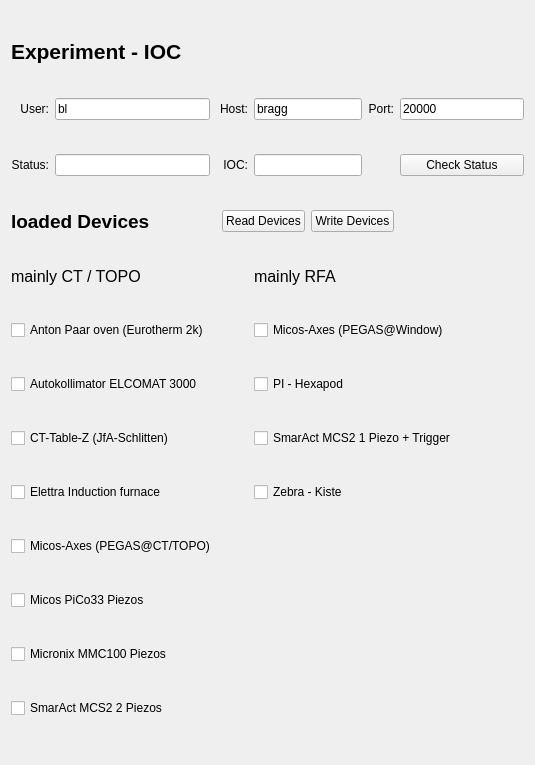
<?xml version="1.0" encoding="UTF-8"?>
<ui version="4.0">
 <class>Form</class>
 <widget class="QWidget" name="Form">
  <property name="geometry">
   <rect>
    <x>0</x>
    <y>0</y>
    <width>535</width>
    <height>765</height>
   </rect>
  </property>
  <property name="windowTitle">
   <string>Form</string>
  </property>
  <layout class="QGridLayout" name="gridLayout">
   <item row="1" column="7">
    <widget class="QLineEdit" name="port_input">
     <property name="text">
      <string>20000</string>
     </property>
    </widget>
   </item>
   <item row="2" column="7">
    <widget class="QPushButton" name="checkStatus_btn">
     <property name="text">
      <string>Check Status</string>
     </property>
    </widget>
   </item>
   <item row="1" column="4" colspan="2">
    <widget class="QLineEdit" name="host_input">
     <property name="text">
      <string>bragg</string>
     </property>
    </widget>
   </item>
   <item row="4" column="0" colspan="2">
    <widget class="QLabel" name="label_8">
     <property name="sizePolicy">
      <sizepolicy hsizetype="Fixed" vsizetype="Fixed">
       <horstretch>0</horstretch>
       <verstretch>0</verstretch>
      </sizepolicy>
     </property>
     <property name="font">
      <font>
       <pointsize>12</pointsize>
       <bold>false</bold>
      </font>
     </property>
     <property name="text">
      <string>mainly CT / TOPO</string>
     </property>
    </widget>
   </item>
   <item row="6" column="0" colspan="3">
    <widget class="QCheckBox" name="checkBox_elcomat3k">
     <property name="text">
      <string>Autokollimator ELCOMAT 3000</string>
     </property>
    </widget>
   </item>
   <item row="4" column="4" colspan="3">
    <widget class="QLabel" name="label_9">
     <property name="sizePolicy">
      <sizepolicy hsizetype="Fixed" vsizetype="Fixed">
       <horstretch>0</horstretch>
       <verstretch>0</verstretch>
      </sizepolicy>
     </property>
     <property name="font">
      <font>
       <pointsize>12</pointsize>
       <bold>false</bold>
      </font>
     </property>
     <property name="text">
      <string>mainly RFA</string>
     </property>
    </widget>
   </item>
   <item row="7" column="4" colspan="4">
    <widget class="QCheckBox" name="checkBox_mcs2_Rfa">
     <property name="text">
      <string>SmarAct MCS2 1 Piezo + Trigger</string>
     </property>
    </widget>
   </item>
   <item row="10" column="0" colspan="2">
    <widget class="QCheckBox" name="checkBox_pico33">
     <property name="text">
      <string>Micos PiCo33 Piezos</string>
     </property>
    </widget>
   </item>
   <item row="8" column="0" colspan="2">
    <widget class="QCheckBox" name="checkBox_elettraOven">
     <property name="text">
      <string>Elettra Induction furnace</string>
     </property>
    </widget>
   </item>
   <item row="3" column="3" colspan="2">
    <widget class="QPushButton" name="readDevices_btn">
     <property name="text">
      <string>Read Devices</string>
     </property>
    </widget>
   </item>
   <item row="12" column="0" colspan="2">
    <widget class="QCheckBox" name="checkBox_mcs2_CtTopo">
     <property name="text">
      <string>SmarAct MCS2 2 Piezos</string>
     </property>
    </widget>
   </item>
   <item row="5" column="0" colspan="4">
    <widget class="QCheckBox" name="checkBox_antonPaar">
     <property name="text">
      <string>Anton Paar oven (Eurotherm 2k)</string>
     </property>
    </widget>
   </item>
   <item row="1" column="1">
    <widget class="QLineEdit" name="user_input">
     <property name="text">
      <string>bl</string>
     </property>
     <property name="readOnly">
      <bool>true</bool>
     </property>
    </widget>
   </item>
   <item row="0" column="0" colspan="2">
    <widget class="QLabel" name="label">
     <property name="sizePolicy">
      <sizepolicy hsizetype="Fixed" vsizetype="Fixed">
       <horstretch>0</horstretch>
       <verstretch>0</verstretch>
      </sizepolicy>
     </property>
     <property name="font">
      <font>
       <pointsize>16</pointsize>
       <bold>true</bold>
      </font>
     </property>
     <property name="text">
      <string>Experiment - IOC</string>
     </property>
    </widget>
   </item>
   <item row="6" column="4" colspan="4">
    <widget class="QCheckBox" name="checkBox_piHexapod">
     <property name="text">
      <string>PI - Hexapod</string>
     </property>
    </widget>
   </item>
   <item row="1" column="6">
    <widget class="QLabel" name="label_4">
     <property name="text">
      <string>Port:</string>
     </property>
     <property name="alignment">
      <set>Qt::AlignRight|Qt::AlignTrailing|Qt::AlignVCenter</set>
     </property>
    </widget>
   </item>
   <item row="8" column="4" colspan="4">
    <widget class="QCheckBox" name="checkBox_zebra">
     <property name="text">
      <string>Zebra - Kiste</string>
     </property>
    </widget>
   </item>
   <item row="2" column="0">
    <widget class="QLabel" name="label_5">
     <property name="layoutDirection">
      <enum>Qt::LeftToRight</enum>
     </property>
     <property name="text">
      <string>Status:</string>
     </property>
     <property name="alignment">
      <set>Qt::AlignRight|Qt::AlignTrailing|Qt::AlignVCenter</set>
     </property>
    </widget>
   </item>
   <item row="2" column="2" colspan="2">
    <widget class="QLabel" name="label_6">
     <property name="text">
      <string>IOC:</string>
     </property>
     <property name="alignment">
      <set>Qt::AlignRight|Qt::AlignTrailing|Qt::AlignVCenter</set>
     </property>
    </widget>
   </item>
   <item row="11" column="0" colspan="2">
    <widget class="QCheckBox" name="checkBox_mmc100">
     <property name="text">
      <string>Micronix MMC100 Piezos</string>
     </property>
    </widget>
   </item>
   <item row="1" column="0">
    <widget class="QLabel" name="label_2">
     <property name="text">
      <string>User:</string>
     </property>
     <property name="alignment">
      <set>Qt::AlignRight|Qt::AlignTrailing|Qt::AlignVCenter</set>
     </property>
    </widget>
   </item>
   <item row="5" column="4" colspan="4">
    <widget class="QCheckBox" name="checkBox_pegas_Rfa">
     <property name="text">
      <string>Micos-Axes (PEGAS@Window)</string>
     </property>
    </widget>
   </item>
   <item row="2" column="4" colspan="2">
    <widget class="QLineEdit" name="ioc_line">
     <property name="readOnly">
      <bool>true</bool>
     </property>
    </widget>
   </item>
   <item row="2" column="1">
    <widget class="QLineEdit" name="status_line">
     <property name="readOnly">
      <bool>true</bool>
     </property>
    </widget>
   </item>
   <item row="3" column="0" colspan="2">
    <widget class="QLabel" name="label_7">
     <property name="sizePolicy">
      <sizepolicy hsizetype="Fixed" vsizetype="Fixed">
       <horstretch>0</horstretch>
       <verstretch>0</verstretch>
      </sizepolicy>
     </property>
     <property name="font">
      <font>
       <pointsize>14</pointsize>
       <bold>true</bold>
      </font>
     </property>
     <property name="text">
      <string>loaded Devices </string>
     </property>
    </widget>
   </item>
   <item row="1" column="2" colspan="2">
    <widget class="QLabel" name="label_3">
     <property name="text">
      <string>Host:</string>
     </property>
     <property name="alignment">
      <set>Qt::AlignRight|Qt::AlignTrailing|Qt::AlignVCenter</set>
     </property>
    </widget>
   </item>
   <item row="7" column="0" colspan="2">
    <widget class="QCheckBox" name="checkBox_jfa">
     <property name="text">
      <string>CT-Table-Z (JfA-Schlitten)</string>
     </property>
    </widget>
   </item>
   <item row="9" column="0" colspan="3">
    <widget class="QCheckBox" name="checkBox_pegas_CtTopo">
     <property name="text">
      <string>Micos-Axes (PEGAS@CT/TOPO)</string>
     </property>
    </widget>
   </item>
   <item row="3" column="5" colspan="2">
    <widget class="QPushButton" name="writeDevices_btn">
     <property name="text">
      <string>Write Devices</string>
     </property>
    </widget>
   </item>
  </layout>
 </widget>
 <resources/>
 <connections/>
</ui>
